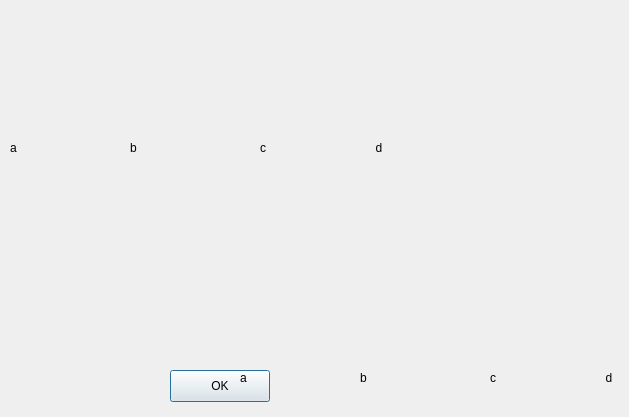
<?xml version="1.0" encoding="UTF-8"?>
<ui version="4.0">
 <class>Dialog</class>
 <widget class="QDialog" name="Dialog">
  <property name="geometry">
   <rect>
    <x>0</x>
    <y>0</y>
    <width>629</width>
    <height>417</height>
   </rect>
  </property>
  <property name="windowTitle">
   <string>Dialog</string>
  </property>
  <widget class="QPushButton" name="pushButton">
   <property name="geometry">
    <rect>
     <x>170</x>
     <y>370</y>
     <width>100</width>
     <height>32</height>
    </rect>
   </property>
   <property name="text">
    <string>OK</string>
   </property>
  </widget>
  <widget class="QLabel" name="label">
   <property name="geometry">
    <rect>
     <x>10</x>
     <y>20</y>
     <width>111</width>
     <height>101</height>
    </rect>
   </property>
   <property name="text">
    <string/>
   </property>
   <property name="pixmap">
    <pixmap resource="rsc.qrc">:/icons/cube1.png</pixmap>
   </property>
   <property name="scaledContents">
    <bool>true</bool>
   </property>
  </widget>
  <widget class="QLabel" name="label_2">
   <property name="geometry">
    <rect>
     <x>130</x>
     <y>10</y>
     <width>121</width>
     <height>121</height>
    </rect>
   </property>
   <property name="text">
    <string/>
   </property>
   <property name="pixmap">
    <pixmap resource="rsc.qrc">:/icons/cube2.png</pixmap>
   </property>
   <property name="scaledContents">
    <bool>true</bool>
   </property>
  </widget>
  <widget class="QLabel" name="label_3">
   <property name="geometry">
    <rect>
     <x>260</x>
     <y>20</y>
     <width>101</width>
     <height>101</height>
    </rect>
   </property>
   <property name="text">
    <string/>
   </property>
   <property name="pixmap">
    <pixmap resource="rsc.qrc">:/icons/cube3.png</pixmap>
   </property>
   <property name="scaledContents">
    <bool>true</bool>
   </property>
  </widget>
  <widget class="QLabel" name="label_4">
   <property name="geometry">
    <rect>
     <x>370</x>
     <y>20</y>
     <width>121</width>
     <height>111</height>
    </rect>
   </property>
   <property name="text">
    <string/>
   </property>
   <property name="pixmap">
    <pixmap resource="rsc.qrc">:/icons/cube4.png</pixmap>
   </property>
   <property name="scaledContents">
    <bool>true</bool>
   </property>
  </widget>
  <widget class="QLabel" name="label_5">
   <property name="geometry">
    <rect>
     <x>10</x>
     <y>140</y>
     <width>58</width>
     <height>16</height>
    </rect>
   </property>
   <property name="text">
    <string>a</string>
   </property>
  </widget>
  <widget class="QLabel" name="label_6">
   <property name="geometry">
    <rect>
     <x>130</x>
     <y>140</y>
     <width>58</width>
     <height>16</height>
    </rect>
   </property>
   <property name="text">
    <string>b</string>
   </property>
  </widget>
  <widget class="QLabel" name="label_7">
   <property name="geometry">
    <rect>
     <x>260</x>
     <y>140</y>
     <width>58</width>
     <height>16</height>
    </rect>
   </property>
   <property name="text">
    <string>c</string>
   </property>
  </widget>
  <widget class="QLabel" name="label_8">
   <property name="geometry">
    <rect>
     <x>350</x>
     <y>140</y>
     <width>58</width>
     <height>16</height>
    </rect>
   </property>
   <property name="text">
    <string>d</string>
   </property>
   <property name="alignment">
    <set>Qt::AlignCenter</set>
   </property>
  </widget>
  <widget class="QLabel" name="label_9">
   <property name="geometry">
    <rect>
     <x>490</x>
     <y>250</y>
     <width>101</width>
     <height>101</height>
    </rect>
   </property>
   <property name="text">
    <string/>
   </property>
   <property name="pixmap">
    <pixmap resource="rsc.qrc">:/icons/cube3.png</pixmap>
   </property>
   <property name="scaledContents">
    <bool>true</bool>
   </property>
  </widget>
  <widget class="QLabel" name="label_10">
   <property name="geometry">
    <rect>
     <x>360</x>
     <y>240</y>
     <width>121</width>
     <height>121</height>
    </rect>
   </property>
   <property name="text">
    <string/>
   </property>
   <property name="pixmap">
    <pixmap resource="rsc.qrc">:/icons/cube2.png</pixmap>
   </property>
   <property name="scaledContents">
    <bool>true</bool>
   </property>
  </widget>
  <widget class="QLabel" name="label_11">
   <property name="geometry">
    <rect>
     <x>240</x>
     <y>370</y>
     <width>58</width>
     <height>16</height>
    </rect>
   </property>
   <property name="text">
    <string>a</string>
   </property>
  </widget>
  <widget class="QLabel" name="label_12">
   <property name="geometry">
    <rect>
     <x>580</x>
     <y>370</y>
     <width>58</width>
     <height>16</height>
    </rect>
   </property>
   <property name="text">
    <string>d</string>
   </property>
   <property name="alignment">
    <set>Qt::AlignCenter</set>
   </property>
  </widget>
  <widget class="QLabel" name="label_13">
   <property name="geometry">
    <rect>
     <x>600</x>
     <y>250</y>
     <width>121</width>
     <height>111</height>
    </rect>
   </property>
   <property name="text">
    <string/>
   </property>
   <property name="pixmap">
    <pixmap resource="rsc.qrc">:/icons/cube4.png</pixmap>
   </property>
   <property name="scaledContents">
    <bool>true</bool>
   </property>
  </widget>
  <widget class="QLabel" name="label_14">
   <property name="geometry">
    <rect>
     <x>360</x>
     <y>370</y>
     <width>58</width>
     <height>16</height>
    </rect>
   </property>
   <property name="text">
    <string>b</string>
   </property>
  </widget>
  <widget class="QLabel" name="label_15">
   <property name="geometry">
    <rect>
     <x>490</x>
     <y>370</y>
     <width>58</width>
     <height>16</height>
    </rect>
   </property>
   <property name="text">
    <string>c</string>
   </property>
  </widget>
  <widget class="QLabel" name="label_16">
   <property name="geometry">
    <rect>
     <x>240</x>
     <y>250</y>
     <width>111</width>
     <height>101</height>
    </rect>
   </property>
   <property name="text">
    <string/>
   </property>
   <property name="pixmap">
    <pixmap resource="rsc.qrc">:/icons/cube1.png</pixmap>
   </property>
   <property name="scaledContents">
    <bool>true</bool>
   </property>
  </widget>
 </widget>
 <resources>
  <include location="rsc.qrc"/>
 </resources>
 <connections/>
</ui>
